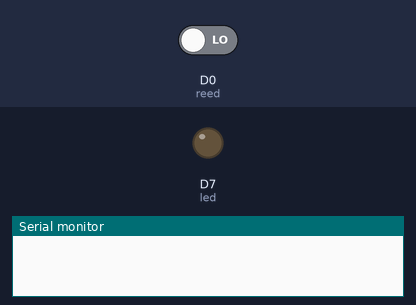
The sketch below on a simulated Particle Photon. Shown: output pins drawn as LEDs (lit = HIGH), the last lines printed to the serial monitor. The inputs (shaded band) are chosen by the test bench; at power-on: D0 (reed) LOW.

Above: at 1.2 s.
1.3 s: D0 (reed) driven HIGH
At 2.2 s:
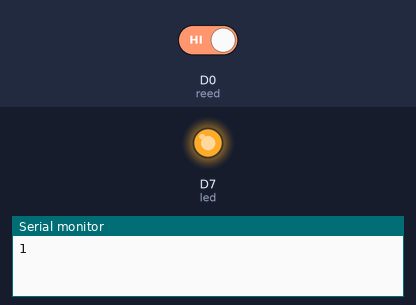
2.8 s: D0 (reed) driven LOW
At 3.3 s:
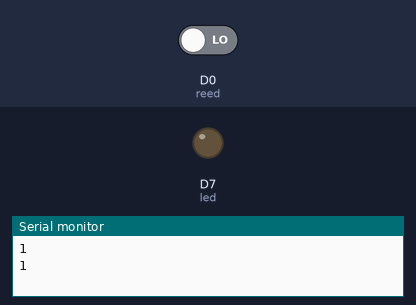
Timing chart, 0 to 5.8 s (numbered marks = the images above; inputs shaded):
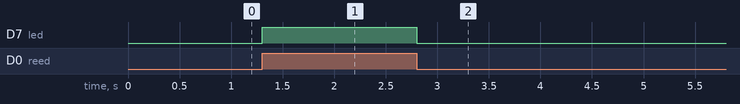

The sketch:

stall-monitor-spark.ino
```cpp
// spark code //
int reed = 0;
int led = 7;
int state = 0;
int previousState = 0;
char stateString[43];

TCPClient client;
byte server[] = { 104, 131, 138, 105 };


void setup() {
  Spark.variable("state", &stateString, STRING);
  pinMode(reed, INPUT);
  pinMode(led, OUTPUT);
  Serial.begin(9600);
}

void sendGetRequest(const char * url) {
    while (!client.connect(server, 3000)) {
      delay(100);
    }
    Serial.println(client.connected());
    if (client.connected()) {
      client.print("GET ");
      client.print(url);
      client.println(" HTTP/1.0");
      client.println("Connection: close");
      client.println();
      client.flush();
      delay(100);
      client.stop();
    }
}

void loop() {
  previousState = state;
  state = digitalRead(reed);
  strcpy(stateString, state > 0 ? "/update/true" : "/update/false");

  if (state != previousState) {
    //Spark.publish("state", stateString);
    digitalWrite(led, state > 0 ? HIGH : LOW);
    sendGetRequest(stateString);
  }
}
```

Measured:
- after the input at 1.3 s, D7 (led): LOW → HIGH at once
- after the input at 2.8 s, D7 (led): HIGH → LOW at once
